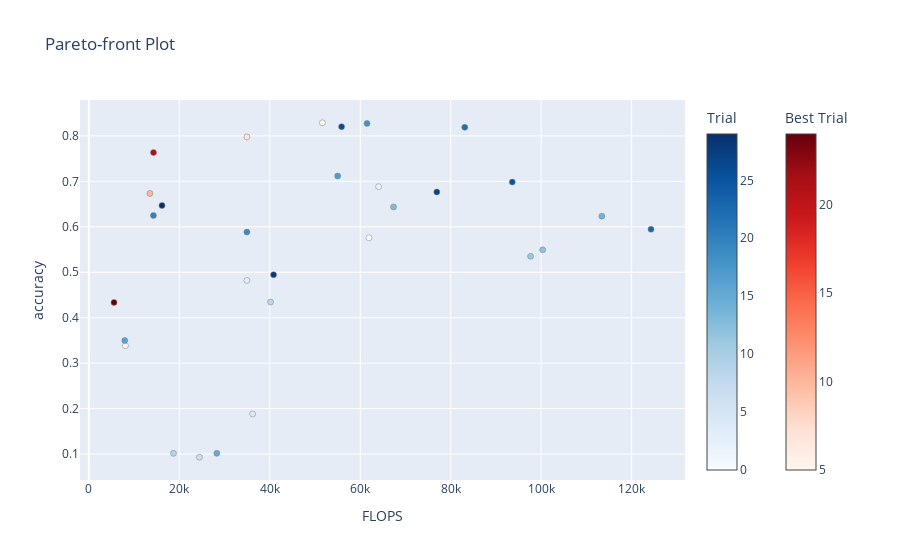

This figure's notebook cell:
### Code cell
optuna.visualization.plot_pareto_front(study, target_names=["FLOPS", "accuracy"])

### Figure 1 — Plotly figure (JSON) as saved in the notebook; plotly's stock layout.template omitted (floating-point values rounded to 4 significant figures)
{"data": [{"hovertemplate": "%{text}<extra>Trial</extra>", "marker": {"color": [0, 1, 2, 3, 4, 6, 8, 9, 11, 12, 13, 14, 15, 16, 17, 18, 19, 20, 22, 23, 25, 26, 27, 28, 29], "colorbar": {"title": {"text": "Trial"}}, "colorscale": [[0, "rgb(247,251,255)"], [0.125, "rgb(222,235,247)"], [0.25, "rgb(198,219,239)"], [0.375, "rgb(158,202,225)"], [0.5, "rgb(107,174,214)"], [0.625, "rgb(66,146,198)"], [0.75, "rgb(33,113,181)"], [0.875, "rgb(8,81,156)"], [1, "rgb(8,48,107)"]], "line": {"color": "Grey", "width": 0.5}}, "mode": "markers", "showlegend": false, "text": ["{<br>  \"number\": 0,<br>  \"values\": [<br>    61932.0,<br>    0.57578125<br>  ],<br>  \"params\": {<br>    \"n_layers\": 1,<br>    \"n_units_l0\": 78,<br>    \"dropout_0\": 0.2526197351991986,<br>    \"lr\": 2.0120591778279165e-05<br>  }<br>}", "{<br>  \"number\": 1,<br>  \"values\": [<br>    8084.0,<br>    0.33828125<br>  ],<br>  \"params\": {<br>    \"n_layers\": 3,<br>    \"n_units_l0\": 7,<br>    \"dropout_0\": 0.3785759591533602,<br>    \"n_units_l1\": 33,<br>    \"dropout_1\": 0.4955383842440339,<br>    \"n_units_l2\": 55,<br>    \"dropout_2\": 0.48568359261706273,<br>    \"lr\": 0.00019063266471821508<br>  }<br>}", "{<br>  \"number\": 2,<br>  \"values\": [<br>    64056.0,<br>    0.68828125<br>  ],<br>  \"params\": {<br>    \"n_layers\": 2,<br>    \"n_units_l0\": 76,<br>    \"dropout_0\": 0.30471176138592204,<br>    \"n_units_l1\": 52,<br>    \"dropout_1\": 0.2535140122516502,<br>    \"lr\": 0.0002065860553635585<br>  }<br>}", "{<br>  \"number\": 3,<br>  \"values\": [<br>    34936.0,<br>    0.48203125<br>  ],<br>  \"params\": {<br>    \"n_layers\": 1,<br>    \"n_units_l0\": 44,<br>    \"dropout_0\": 0.41456719546566945,<br>    \"lr\": 1.4075038546067156e-05<br>  }<br>}", "{<br>  \"number\": 4,<br>  \"values\": [<br>    36204.0,<br>    0.18828125<br>  ],<br>  \"params\": {<br>    \"n_layers\": 2,<br>    \"n_units_l0\": 42,<br>    \"dropout_0\": 0.3159476670563844,<br>    \"n_units_l1\": 63,<br>    \"dropout_1\": 0.25762630052447405,<br>    \"lr\": 1.0811554383047617e-05<br>  }<br>}", "{<br>  \"number\": 6,<br>  \"values\": [<br>    24450.0,<br>    0.09296875<br>  ],<br>  \"params\": {<br>    \"n_layers\": 3,<br>    \"n_units_l0\": 12,<br>    \"dropout_0\": 0.27980672919734717,<br>    \"n_units_l1\": 123,<br>    \"dropout_1\": 0.31716551113952124,<br>    \"n_units_l2\": 102,<br>    \"dropout_2\": 0.358156216119918,<br>    \"lr\": 0.048747887019437615<br>  }<br>}", "{<br>  \"number\": 8,<br>  \"values\": [<br>    40166.0,<br>    0.434375<br>  ],<br>  \"params\": {<br>    \"n_layers\": 2,<br>    \"n_units_l0\": 44,<br>    \"dropout_0\": 0.29321881070273326,<br>    \"n_units_l1\": 105,<br>    \"dropout_1\": 0.2792416603620471,<br>    \"lr\": 1.7202020678000144e-05<br>  }<br>}", "{<br>  \"number\": 9,<br>  \"values\": [<br>    18714.0,<br>    0.1015625<br>  ],<br>  \"params\": {<br>    \"n_layers\": 3,<br>    \"n_units_l0\": 6,<br>    \"dropout_0\": 0.28168238963214276,<br>    \"n_units_l1\": 124,<br>    \"dropout_1\": 0.36199030725879966,<br>    \"n_units_l2\": 99,<br>    \"dropout_2\": 0.4110218973388759,<br>    \"lr\": 0.03288993134458624<br>  }<br>}", "{<br>  \"number\": 11,<br>  \"values\": [<br>    97662.0,<br>    0.53515625<br>  ],<br>  \"params\": {<br>    \"n_layers\": 1,<br>    \"n_units_l0\": 123,<br>    \"dropout_0\": 0.30170609260285475,<br>    \"lr\": 1.5015231080941611e-05<br>  }<br>}", "{<br>  \"number\": 12,<br>  \"values\": [<br>    100329.0,<br>    0.54921875<br>  ],<br>  \"params\": {<br>    \"n_layers\": 3,<br>    \"n_units_l0\": 126,<br>    \"dropout_0\": 0.3454673023061299,<br>    \"n_units_l1\": 5,<br>    \"dropout_1\": 0.2948174304613119,<br>    \"n_units_l2\": 61,<br>    \"dropout_2\": 0.4482055646109892,<br>    \"lr\": 0.004015996500234502<br>  }<br>}", "{<br>  \"number\": 13,<br>  \"values\": [<br>    67360.0,<br>    0.64375<br>  ],<br>  \"params\": {<br>    \"n_layers\": 2,<br>    \"n_units_l0\": 84,<br>    \"dropout_0\": 0.3999068676376186,<br>    \"n_units_l1\": 16,<br>    \"dropout_1\": 0.2714680747718995,<br>    \"lr\": 0.00016852941088863816<br>  }<br>}", "{<br>  \"number\": 14,<br>  \"values\": [<br>    113417.0,<br>    0.6234375<br>  ],<br>  \"params\": {<br>    \"n_layers\": 3,<br>    \"n_units_l0\": 106,<br>    \"dropout_0\": 0.4322023738766375,<br>    \"n_units_l1\": 127,<br>    \"dropout_1\": 0.4112139904861182,<br>    \"n_units_l2\": 123,<br>    \"dropout_2\": 0.25830166467246546,<br>    \"lr\": 0.030990203773709268<br>  }<br>}", "{<br>  \"number\": 15,<br>  \"values\": [<br>    28286.0,<br>    0.1015625<br>  ],<br>  \"params\": {<br>    \"n_layers\": 3,<br>    \"n_units_l0\": 26,<br>    \"dropout_0\": 0.3746813727451017,<br>    \"n_units_l1\": 67,<br>    \"dropout_1\": 0.3315043381647772,<br>    \"n_units_l2\": 80,<br>    \"dropout_2\": 0.35570048931576037,<br>    \"lr\": 0.051405179623126504<br>  }<br>}", "{<br>  \"number\": 16,<br>  \"values\": [<br>    7940.0,<br>    0.35<br>  ],<br>  \"params\": {<br>    \"n_layers\": 1,<br>    \"n_units_l0\": 10,<br>    \"dropout_0\": 0.35166566575652447,<br>    \"lr\": 0.03887464752690558<br>  }<br>}", "{<br>  \"number\": 17,<br>  \"values\": [<br>    55008.0,<br>    0.71171875<br>  ],<br>  \"params\": {<br>    \"n_layers\": 3,<br>    \"n_units_l0\": 64,<br>    \"dropout_0\": 0.34980368184887467,<br>    \"n_units_l1\": 22,<br>    \"dropout_1\": 0.47730296005507766,<br>    \"n_units_l2\": 107,<br>    \"dropout_2\": 0.23951273464958733,<br>    \"lr\": 0.006656827287898548<br>  }<br>}", "{<br>  \"number\": 18,<br>  \"values\": [<br>    61496.0,<br>    0.82734375<br>  ],<br>  \"params\": {<br>    \"n_layers\": 2,<br>    \"n_units_l0\": 71,<br>    \"dropout_0\": 0.3439228254989145,<br>    \"n_units_l1\": 72,<br>    \"dropout_1\": 0.2059074964399074,<br>    \"lr\": 0.0054599805418260984<br>  }<br>}", "{<br>  \"number\": 19,<br>  \"values\": [<br>    34936.0,<br>    0.58828125<br>  ],<br>  \"params\": {<br>    \"n_layers\": 1,<br>    \"n_units_l0\": 44,<br>    \"dropout_0\": 0.4363347439254337,<br>    \"lr\": 4.3469296412542345e-05<br>  }<br>}", "{<br>  \"number\": 20,<br>  \"values\": [<br>    14278.0,<br>    0.625<br>  ],<br>  \"params\": {<br>    \"n_layers\": 3,<br>    \"n_units_l0\": 15,<br>    \"dropout_0\": 0.36570878801850126,<br>    \"n_units_l1\": 36,<br>    \"dropout_1\": 0.34631974828001455,<br>    \"n_units_l2\": 43,<br>    \"dropout_2\": 0.2114655339415243,<br>    \"lr\": 0.009804733458540039<br>  }<br>}", "{<br>  \"number\": 22,<br>  \"values\": [<br>    83109.0,<br>    0.81875<br>  ],<br>  \"params\": {<br>    \"n_layers\": 2,<br>    \"n_units_l0\": 93,<br>    \"dropout_0\": 0.38716411161723013,<br>    \"n_units_l1\": 99,<br>    \"dropout_1\": 0.499225431326488,<br>    \"lr\": 0.0017887270410724243<br>  }<br>}", "{<br>  \"number\": 23,<br>  \"values\": [<br>    124280.0,<br>    0.59453125<br>  ],<br>  \"params\": {<br>    \"n_layers\": 3,<br>    \"n_units_l0\": 123,<br>    \"dropout_0\": 0.2476670703169607,<br>    \"n_units_l1\": 124,<br>    \"dropout_1\": 0.20654984963643747,<br>    \"n_units_l2\": 94,<br>    \"dropout_2\": 0.3531529090441199,<br>    \"lr\": 5.0851750175744174e-05<br>  }<br>}", "{<br>  \"number\": 25,<br>  \"values\": [<br>    93609.0,<br>    0.6984375<br>  ],<br>  \"params\": {<br>    \"n_layers\": 3,<br>    \"n_units_l0\": 104,<br>    \"dropout_0\": 0.40905254333779656,<br>    \"n_units_l1\": 83,<br>    \"dropout_1\": 0.20891987188063516,<br>    \"n_units_l2\": 37,<br>    \"dropout_2\": 0.36011755453243055,<br>    \"lr\": 0.00028597064297257603<br>  }<br>}", "{<br>  \"number\": 26,<br>  \"values\": [<br>    55874.0,<br>    0.8203125<br>  ],<br>  \"params\": {<br>    \"n_layers\": 2,<br>    \"n_units_l0\": 64,<br>    \"dropout_0\": 0.40704328895505115,<br>    \"n_units_l1\": 77,<br>    \"dropout_1\": 0.34390512853424565,<br>    \"lr\": 0.003004459823128333<br>  }<br>}", "{<br>  \"number\": 27,<br>  \"values\": [<br>    76929.0,<br>    0.6765625<br>  ],<br>  \"params\": {<br>    \"n_layers\": 2,<br>    \"n_units_l0\": 93,<br>    \"dropout_0\": 0.38809105416191436,<br>    \"n_units_l1\": 39,<br>    \"dropout_1\": 0.42734072589490524,<br>    \"lr\": 0.00022353649639624936<br>  }<br>}", "{<br>  \"number\": 28,<br>  \"values\": [<br>    40835.0,<br>    0.49453125<br>  ],<br>  \"params\": {<br>    \"n_layers\": 2,<br>    \"n_units_l0\": 49,<br>    \"dropout_0\": 0.3624367665951278,<br>    \"n_units_l1\": 41,<br>    \"dropout_1\": 0.44272618213106507,<br>    \"lr\": 0.06615931445225966<br>  }<br>}", "{<br>  \"number\": 29,<br>  \"values\": [<br>    16172.0,<br>    0.646875<br>  ],<br>  \"params\": {<br>    \"n_layers\": 2,<br>    \"n_units_l0\": 19,<br>    \"dropout_0\": 0.33843026304030854,<br>    \"n_units_l1\": 44,<br>    \"dropout_1\": 0.30813206620872907,<br>    \"lr\": 0.00015771825306103355<br>  }<br>}"], "type": "scatter", "x": [61932, 8084, 64056, 34936, 36204, 24450, 40166, 18714, 97662, 100329, 67360, 113417, 28286, 7940, 55008, 61496, 34936, 14278, 83109, 124280, 93609, 55874, 76929, 40835, 16172], "y": [0.5758, 0.3383, 0.6883, 0.482, 0.1883, 0.09297, 0.4344, 0.1016, 0.5352, 0.5492, 0.6438, 0.6234, 0.1016, 0.35, 0.7117, 0.8273, 0.5883, 0.625, 0.8187, 0.5945, 0.6984, 0.8203, 0.6766, 0.4945, 0.6469]}, {"hovertemplate": "%{text}<extra>Best Trial</extra>", "marker": {"color": [5, 7, 10, 21, 24], "colorbar": {"title": {"text": "Best Trial"}, "x": 1.1, "xpad": 40}, "colorscale": [[0, "rgb(255,245,240)"], [0.125, "rgb(254,224,210)"], [0.25, "rgb(252,187,161)"], [0.375, "rgb(252,146,114)"], [0.5, "rgb(251,106,74)"], [0.625, "rgb(239,59,44)"], [0.75, "rgb(203,24,29)"], [0.875, "rgb(165,15,21)"], [1, "rgb(103,0,13)"]], "line": {"color": "Grey", "width": 0.5}}, "mode": "markers", "showlegend": false, "text": ["{<br>  \"number\": 5,<br>  \"values\": [<br>    51610.0,<br>    0.82890625<br>  ],<br>  \"params\": {<br>    \"n_layers\": 1,<br>    \"n_units_l0\": 65,<br>    \"dropout_0\": 0.3114324540253726,<br>    \"lr\": 0.001957666258462278<br>  }<br>}", "{<br>  \"number\": 7,<br>  \"values\": [<br>    34936.0,<br>    0.79765625<br>  ],<br>  \"params\": {<br>    \"n_layers\": 1,<br>    \"n_units_l0\": 44,<br>    \"dropout_0\": 0.40946051958438,<br>    \"lr\": 0.0010847562297571385<br>  }<br>}", "{<br>  \"number\": 10,<br>  \"values\": [<br>    13498.0,<br>    0.6734375<br>  ],<br>  \"params\": {<br>    \"n_layers\": 1,<br>    \"n_units_l0\": 17,<br>    \"dropout_0\": 0.2553509884286787,<br>    \"lr\": 0.0003174405125426778<br>  }<br>}", "{<br>  \"number\": 21,<br>  \"values\": [<br>    14292.0,<br>    0.76328125<br>  ],<br>  \"params\": {<br>    \"n_layers\": 1,<br>    \"n_units_l0\": 18,<br>    \"dropout_0\": 0.3339418249555709,<br>    \"lr\": 0.01520395994916035<br>  }<br>}", "{<br>  \"number\": 24,<br>  \"values\": [<br>    5558.0,<br>    0.43359375<br>  ],<br>  \"params\": {<br>    \"n_layers\": 1,<br>    \"n_units_l0\": 7,<br>    \"dropout_0\": 0.45296564502365405,<br>    \"lr\": 8.56229528142881e-05<br>  }<br>}"], "type": "scatter", "x": [51610, 34936, 13498, 14292, 5558], "y": [0.8289, 0.7977, 0.6734, 0.7633, 0.4336]}], "layout": {"title": {"text": "Pareto-front Plot"}, "xaxis": {"title": {"text": "FLOPS"}}, "yaxis": {"title": {"text": "accuracy"}}}}
